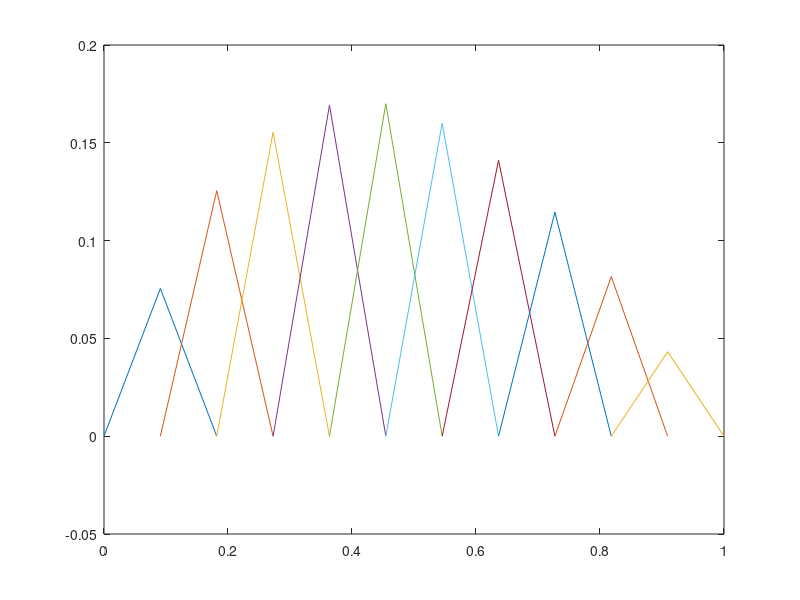

MATLAB code to generate this figure: (Note: this script raises an error after producing the figure.)
% HW09 Problem 3
%
% solve BVP by  method

Mvec = [1,2,5,10,15,20,30,40,60,80,100,120]';
Mvec = [10,20,40]';
% Mvec = 10;
errorvec = zeros(size(Mvec));
for j=1:length(Mvec)
    %% setup
    M = Mvec(j);
    
    % compute the collocation points
    h = 1/(M+1);
    x = (0:h:1)';
    disp(x);
    
    % set r
    % xmid = x(floor(length(x)/2));
    xmids = x(2:end-1);
    
    % evaluate r using quad
    %     for i=1:length(xmids)
    %         xj = xmids(i);
    %         rfuncl = @(x) (1-abs(x-xj)./h).*(2.*x-4)./((1+x).^2);
    %         r(i) = quad(rfuncl,x(i),x(i+2));
    %     end
    %     disp(r);
    % build A
    
    r = h.*((2.*xmids-4)./((1+xmids).^2));
    disp(r);
    
    
    % build A
    qmid = -2./((1+(xmids)).^2);
    % push evaluation forward so that the matrix is symmetric
    qmidh = -2./((1+(xmids(1:end-1)+h/2)).^2);
    offdiag = (1/h+qmidh.*h./6);
    A = spdiags((-2/h+qmid.*2.*h./3),0,M,M)+spdiags([0;offdiag],1,M,M)...
        +spdiags([offdiag;0],-1,M,M);
    % verify that A is symmetric
    disp(A);
    
    c = A\r;
    
    % build A using the MATLAB's integrator
    
    %     xdiags = r;
    %     for i=1:length(xmids)
    %         xj = xmids(i);
    %         qfuncl = @(x) (1-abs(x-xj)./h).^2.*(-2.*x)./((1+x).^2);
    %         xdiags(i) = -2/h+quad(qfuncl,x(i),x(i+2));
    %     end
    %
    %     xupdiags = r;
    %     for i=1:length(xmids)-1
    %         xj = xmids(i);
    %         xj1 = xmids(i+1);
    %         qfunc2 = @(x) (1-abs(x-xj)./h).*(1-abs(x-xj1)./h).*(-2.*x)./((1+x).^2);
    %         xupdiags(i) = 1/h+quad(qfunc2,x(i+1),x(i+2));
    %     end
    
    %     A = spdiags(xdiags,0,M,M)+spdiags([0;xupdiags],1,M,M)...
    %         +spdiags([xupdiags;0],-1,M,M);
    
    %% solve
    c = A\r;
    
    %% add all of the functions  for the solution
    y = x;
    for i=2:M+1
        y(i-1:i+1) = y(i-1:i+1)+c(i-1).*(1-abs(x(i-1:i+1)-x(i))/h);
    end
    yexact = 2.*x./(1+x);
    
    
    %% compute max error (and save)
    maxerror = max(abs(yexact-y));
    fprintf('maximum error for M = %g is %g\n',M,maxerror);
    errorvec(j) = maxerror;
    
    %%  plot the solution, and exact
    if M > 0
        %% quick plot of all of the theta's
        figure;
        for i=2:M+1
            plot(x(i-1:i+1),c(i-1).*(1-abs(x(i-1:i+1)-x(i))/h));
            hold on;
        end
        
        
        figure;
        tmpfigh = gcf;
        clf;
        figshape(600,600);
        set(gcf,'Color','none');
        set(gcf,'InvertHardCopy', 'off');
        set(gcf,'DefaultAxesFontname','helvetica');
        set(gcf,'DefaultLineColor','r');
        set(gcf,'DefaultAxesColor','none');
        set(gcf,'DefaultLineMarkerSize',5);
        set(gcf,'DefaultLineMarkerEdgeColor','k');
        set(gcf,'DefaultLineMarkerFaceColor','g');
        set(gcf,'DefaultAxesLineWidth',0.5);
        set(gcf,'PaperPositionMode','auto');
        
        plot(x,y,'LineWidth',2,'Color','b');
        hold on;
        plot(x,yexact,'LineWidth',2,'Color','r')
        legend({'numerical','exact'},'Location','NorthWest');
        legend boxoff;
        set(gca, 'fontsize',18)
        xlabel('x','FontSize',20)
        ylabel('y','FontSize',20)
        
        psprintcpdf_keeppostscript(sprintf('andy_hw09_prb03_%02g_m%02g',1,M));
        
        %%  plot the solution error
        figure;
        tmpfigh = gcf;
        clf;
        figshape(600,600);
        set(gcf,'Color','none');
        set(gcf,'InvertHardCopy', 'off');
        set(gcf,'DefaultAxesFontname','helvetica');
        set(gcf,'DefaultLineColor','r');
        set(gcf,'DefaultAxesColor','none');
        set(gcf,'DefaultLineMarkerSize',5);
        set(gcf,'DefaultLineMarkerEdgeColor','k');
        set(gcf,'DefaultLineMarkerFaceColor','g');
        set(gcf,'DefaultAxesLineWidth',0.5);
        set(gcf,'PaperPositionMode','auto');
        
        plot(x,abs(yexact-y),'LineWidth',2,'Color','r')
        set(gca, 'fontsize',18)
        xlabel('x','FontSize',20)
        ylabel('y','FontSize',20)
        
        psprintcpdf_keeppostscript(sprintf('andy_hw09_prb03_%02g_m%02g_error',1,M));
        % close all;
    end
end

%% plot error versus 1/M

figure;
tmpfigh = gcf;
clf;
figshape(600,600);
set(gcf,'Color','none');
set(gcf,'InvertHardCopy', 'off');
set(gcf,'DefaultAxesFontname','helvetica');
set(gcf,'DefaultLineColor','r');
set(gcf,'DefaultAxesColor','none');
set(gcf,'DefaultLineMarkerSize',5);
set(gcf,'DefaultLineMarkerEdgeColor','k');
set(gcf,'DefaultLineMarkerFaceColor','g');
set(gcf,'DefaultAxesLineWidth',0.5);
set(gcf,'PaperPositionMode','auto');

plot(1./Mvec,errorvec,'LineWidth',2,'Color','b')

set(gca, 'fontsize',18)
xlabel('1/M','FontSize',20)
ylabel('Max error','FontSize',20)

psprintcpdf_keeppostscript(sprintf('andy_hw09_prb03_%02g',2));

% close all;